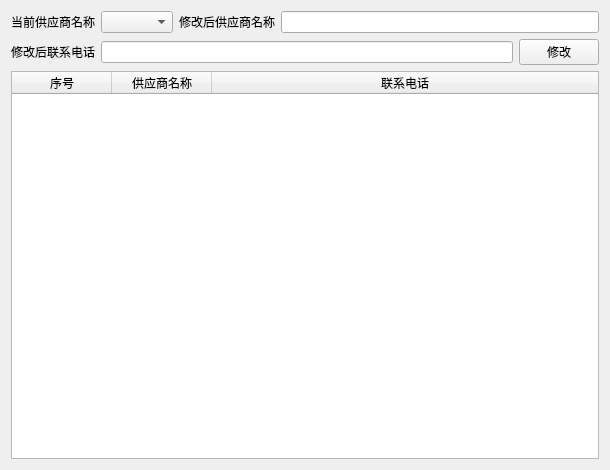
<?xml version="1.0" encoding="UTF-8"?>
<ui version="4.0">
 <class>Form</class>
 <widget class="QWidget" name="Form">
  <property name="geometry">
   <rect>
    <x>0</x>
    <y>0</y>
    <width>610</width>
    <height>470</height>
   </rect>
  </property>
  <property name="windowTitle">
   <string>Form</string>
  </property>
  <layout class="QVBoxLayout" name="verticalLayout">
   <item>
    <layout class="QHBoxLayout" name="horizontalLayout">
     <item>
      <widget class="QLabel" name="label">
       <property name="text">
        <string>当前供应商名称</string>
       </property>
      </widget>
     </item>
     <item>
      <widget class="QComboBox" name="comboBox"/>
     </item>
     <item>
      <widget class="QLabel" name="label_2">
       <property name="text">
        <string>修改后供应商名称</string>
       </property>
      </widget>
     </item>
     <item>
      <widget class="QLineEdit" name="lineEdit"/>
     </item>
    </layout>
   </item>
   <item>
    <layout class="QHBoxLayout" name="horizontalLayout_2">
     <item>
      <widget class="QLabel" name="label_3">
       <property name="text">
        <string>修改后联系电话</string>
       </property>
      </widget>
     </item>
     <item>
      <widget class="QLineEdit" name="lineEdit_2"/>
     </item>
     <item>
      <widget class="QPushButton" name="pushButton">
       <property name="text">
        <string>修改</string>
       </property>
      </widget>
     </item>
    </layout>
   </item>
   <item>
    <widget class="QTableWidget" name="tableWidget">
     <attribute name="horizontalHeaderStretchLastSection">
      <bool>true</bool>
     </attribute>
     <attribute name="verticalHeaderVisible">
      <bool>false</bool>
     </attribute>
     <column>
      <property name="text">
       <string>序号</string>
      </property>
     </column>
     <column>
      <property name="text">
       <string>供应商名称</string>
      </property>
     </column>
     <column>
      <property name="text">
       <string>联系电话</string>
      </property>
     </column>
    </widget>
   </item>
  </layout>
 </widget>
 <resources/>
 <connections/>
</ui>
